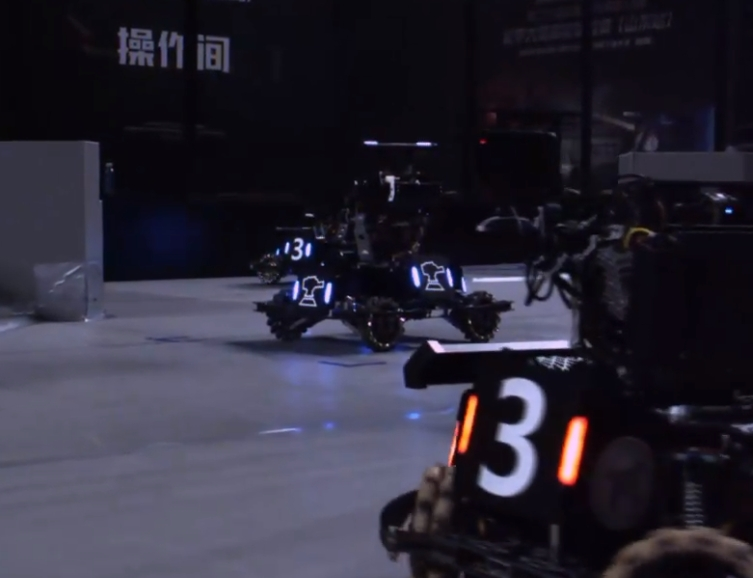
#> input picture img/2.jpg, 753 x 578 px, found by its file name
$ python testp.py
#> lines starting #> are read from the running program, lines starting #| are printed output that depends on the picture
import cv2
from loguru import logger


def darker_img(img):
    """降低亮度"""
    hsv_image = cv2.cvtColor(img, cv2.COLOR_BGR2HSV) # 转换为 HSV 颜色空间
    hsv_image[:, :, 2] = hsv_image[:, :, 2] * 0.1  # 将 V 通道乘以 0.5
    darker_image = cv2.cvtColor(hsv_image, cv2.COLOR_HSV2BGR)  # 转换回 BGR
    return darker_image

img = cv2.imread("/home/dbink/rm_opencv/img/2.jpg")
#> img is the input picture: shape (578, 753, 3); mean B, G, R 54.3, 40.6, 43.3

cvs_img = cv2.convertScaleAbs(img, alpha=0.1)
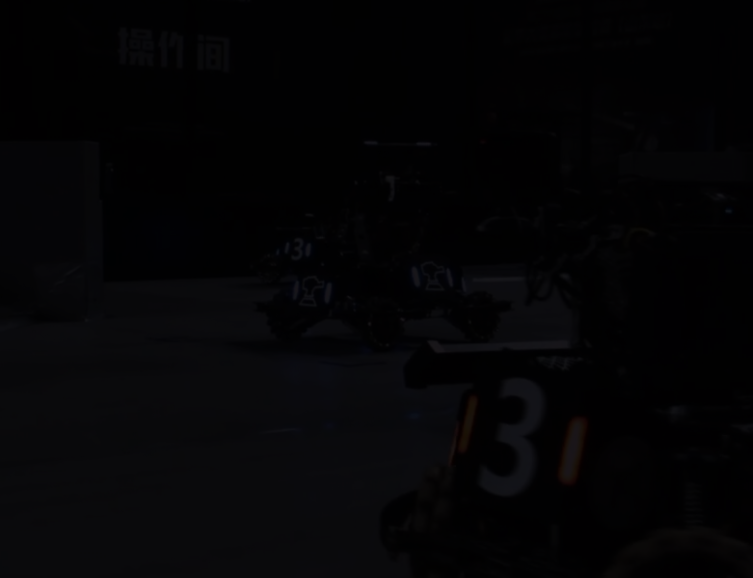
#> cvs_img: shape (578, 753, 3); mean B, G, R 5.5, 4.1, 4.3
hsv_img = darker_img(img)
#> in darker_img, `hsv_image = cv2.cvtColor(img, cv2.COLOR_BGR2HSV)`: hsv_image: shape (578, 753, 3); mean H, S, V 126.5, 96.7, 55.3
#> in darker_img, `hsv_image[:, :, 2] = hsv_image[:, :, 2] * 0.1`: hsv_image: shape (578, 753, 3); mean H, S, V 126.5, 96.7, 5.1

cv2.namedWindow("img", cv2.WINDOW_NORMAL)
cv2.imshow("img", img)

cv2.namedWindow("cvs_img", cv2.WINDOW_NORMAL)
cv2.imshow("cvs_img", cvs_img)

cv2.namedWindow("hsv_img", cv2.WINDOW_NORMAL)
cv2.imshow("hsv_img", hsv_img)

cv2.waitKey(0)
cv2.destroyAllWindows()

$ run again, with img/1.png saved as img/2.jpg
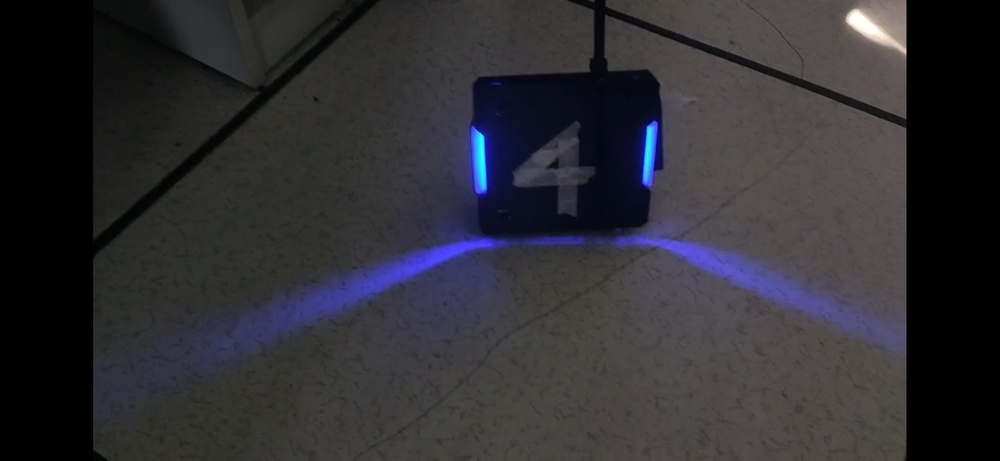
#> input picture img/1.png, 1000 x 461 px, shrunk from 2556 x 1179 before the run, found by its file name
#> img is the input picture: shape (461, 1000, 3); mean B, G, R 50.9, 46.3, 47.3
#> `cvs_img = cv2.convertScaleAbs(img, alpha=0.1)`:
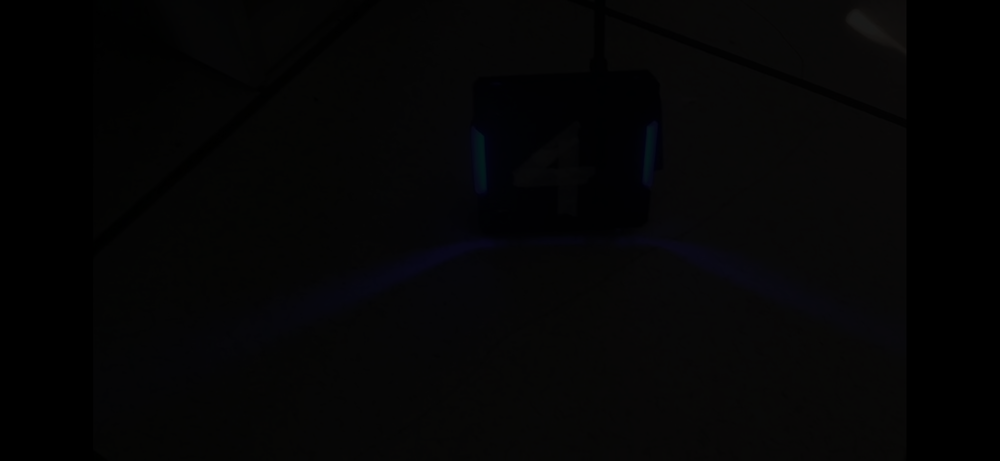
#> cvs_img: shape (461, 1000, 3); mean B, G, R 5.1, 4.7, 4.7
